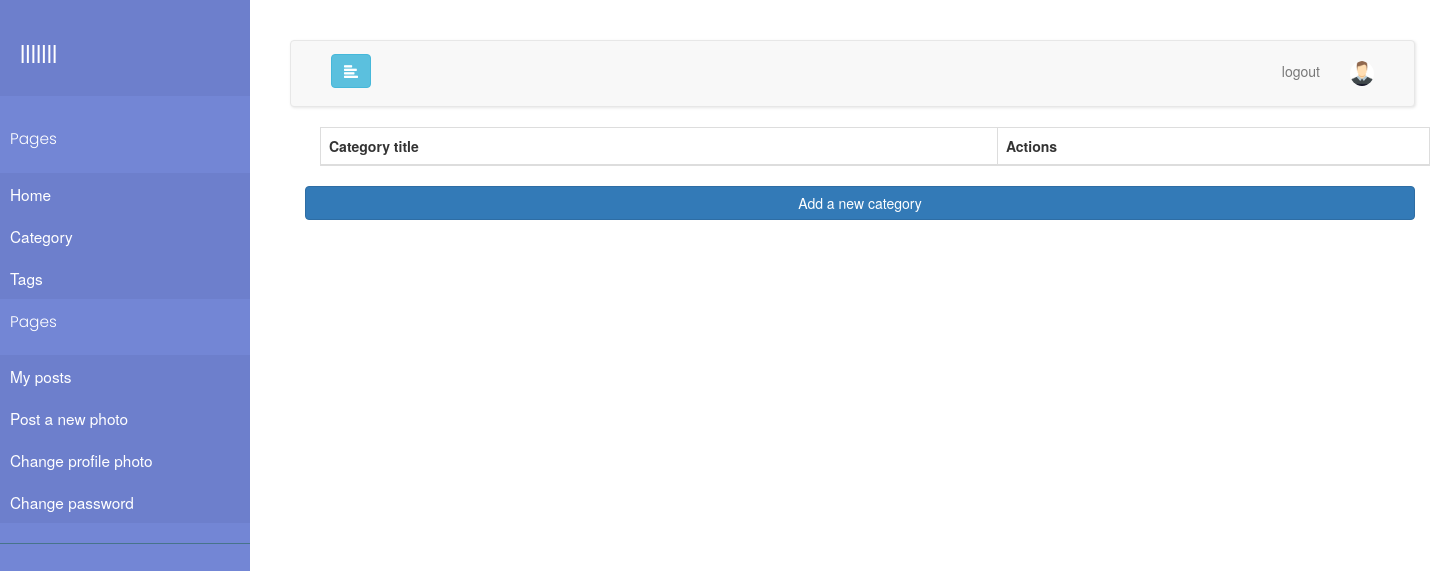
The app's page /myblog/categories/ (signed in), older data.
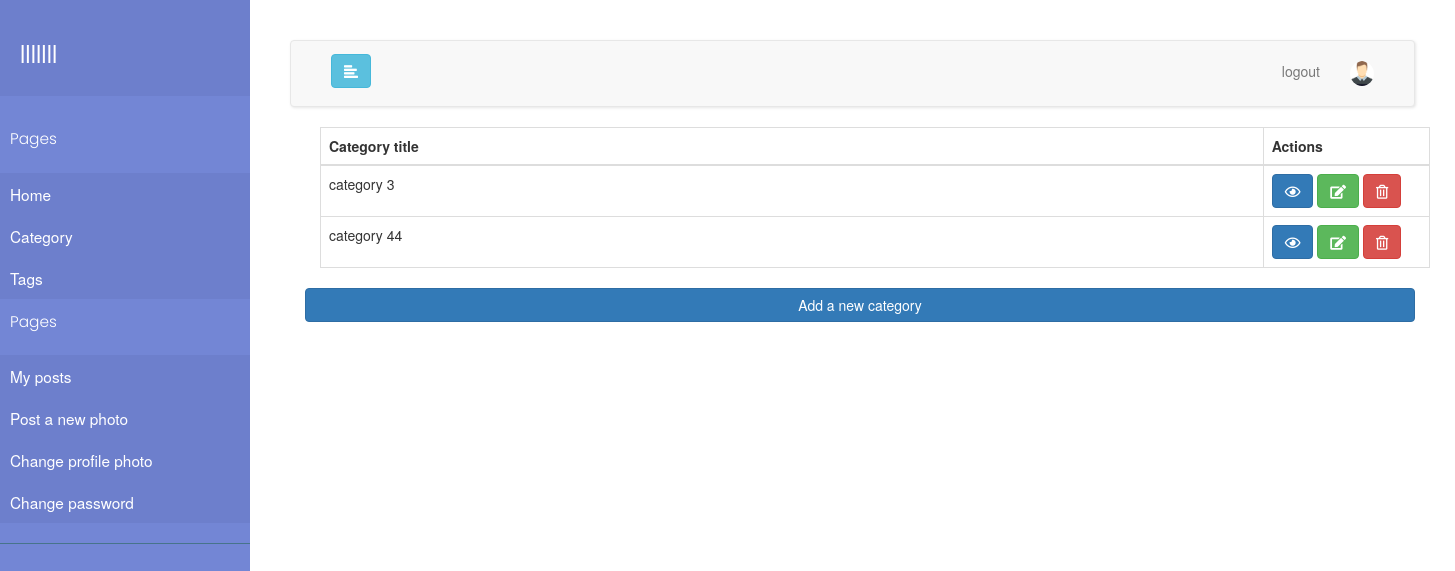
The same page, newer data.
### features/models.py (models this page shows, shortened)
class Category(models.Model):
    title = models.CharField(max_length=50, unique=True)

### features/views.py (the view)
# urls.py: path('categories/', CategoryList.as_view(), name="category"),
class CategoryList(ListView):
    model = Category
    template_name = 'category.html'
    context_object_name = 'categories'

### templates/category.html (shortened to what this page needs)
{% extends "base.html" %}
{% block content %}
{% load static %}
<div class="container">
    <div class="row">
        <div class="col-12">
            <table class="table table-bordered">
                <thead>
                <tr>
                    <th scope="col">Category title</th>
                    <th scope="col">Actions</th>
                </tr>
                </thead>
                <tbody>
                {% for category in categories %}
                <tr>
                    <td style="width: 85%">{{category.title}}</td>
                    <td>
                        <a type="button" class="btn btn-primary" href="/myblog/categories/{{category.title}}"><i class="far fa-eye"></i></a>
                        <a type="button" class="btn btn-success" href="/myblog/categories/edit/{{category.title}}"><i class="fas fa-edit"></i></a>
                        <a type="button" class="btn btn-danger" href="/myblog/categories/delete/{{category.title}}"><i class="far fa-trash-alt"></i></a>
                    </td>
                </tr>
                {% endfor %}
                </tbody>
            </table>
        </div>
    </div>
</div>
<a type="button" class="btn btn-primary" href="{% url 'add-category' %}" style="width: 100%">Add a new category</a>
{% endblock content %}

Row changes from the older to the newer data that the page shows:
added Category: title "category 3"
added Category: title "category 44"
